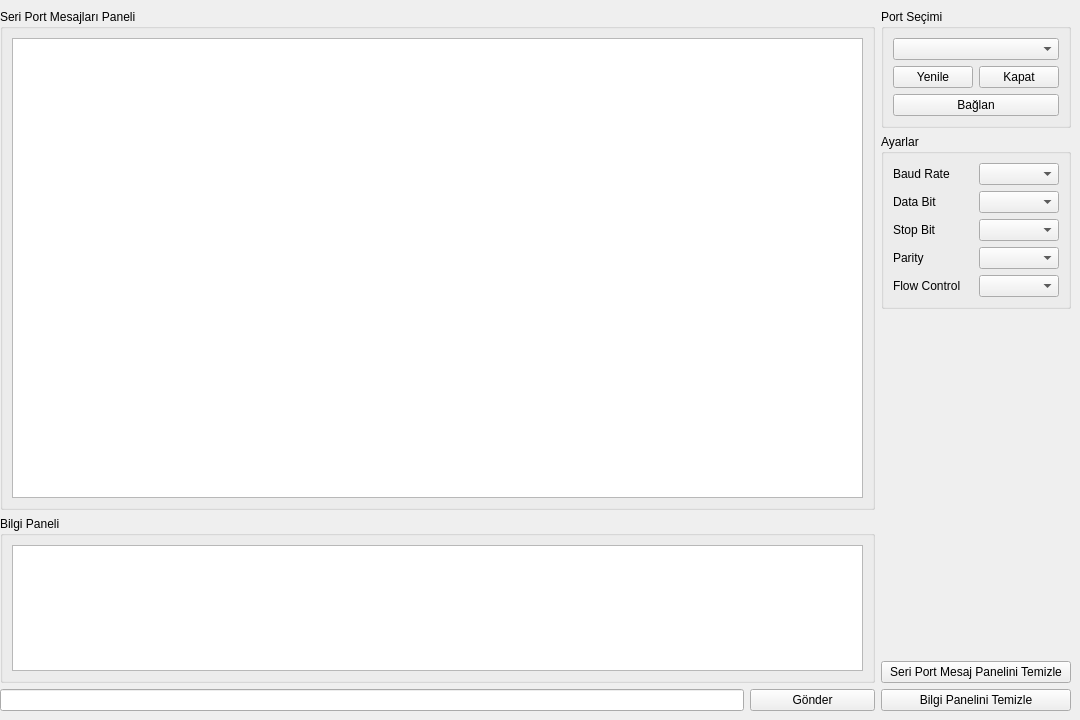
<?xml version="1.0" encoding="UTF-8"?>
<ui version="4.0">
 <class>MainWindow</class>
 <widget class="QMainWindow" name="MainWindow">
  <property name="geometry">
   <rect>
    <x>0</x>
    <y>0</y>
    <width>1080</width>
    <height>720</height>
   </rect>
  </property>
  <property name="windowTitle">
   <string>Form</string>
  </property>
  <widget class="QWidget" name="layoutWidget">
   <layout class="QHBoxLayout" name="horizontalLayout_17">
    <property name="sizeConstraint">
     <enum>QLayout::SetDefaultConstraint</enum>
    </property>
    <property name="leftMargin">
     <number>0</number>
    </property>
    <item>
     <layout class="QVBoxLayout" name="verticalLayout_6" stretch="3,1,0">
      <item>
       <widget class="QGroupBox" name="groupBox_4">
        <property name="title">
         <string>Seri Port Mesajları Paneli</string>
        </property>
        <layout class="QVBoxLayout" name="verticalLayout_2">
         <item>
          <widget class="QPlainTextEdit" name="serialMessages"/>
         </item>
        </layout>
       </widget>
      </item>
      <item>
       <widget class="QGroupBox" name="groupBox_3">
        <property name="title">
         <string>Bilgi Paneli</string>
        </property>
        <layout class="QVBoxLayout" name="verticalLayout">
         <item>
          <widget class="QPlainTextEdit" name="infoMessages"/>
         </item>
        </layout>
       </widget>
      </item>
      <item>
       <layout class="QHBoxLayout" name="horizontalLayout_3">
        <item>
         <widget class="QLineEdit" name="messageLine"/>
        </item>
        <item>
         <widget class="QPushButton" name="sendButton">
          <property name="minimumSize">
           <size>
            <width>125</width>
            <height>0</height>
           </size>
          </property>
          <property name="text">
           <string>Gönder</string>
          </property>
         </widget>
        </item>
       </layout>
      </item>
     </layout>
    </item>
    <item>
     <layout class="QVBoxLayout" name="verticalLayout_3">
      <item alignment="Qt::AlignTop">
       <widget class="QGroupBox" name="groupBox">
        <property name="enabled">
         <bool>true</bool>
        </property>
        <property name="sizePolicy">
         <sizepolicy hsizetype="Preferred" vsizetype="Preferred">
          <horstretch>0</horstretch>
          <verstretch>0</verstretch>
         </sizepolicy>
        </property>
        <property name="minimumSize">
         <size>
          <width>0</width>
          <height>0</height>
         </size>
        </property>
        <property name="title">
         <string>Port Seçimi</string>
        </property>
        <property name="checkable">
         <bool>false</bool>
        </property>
        <layout class="QVBoxLayout" name="verticalLayout_4">
         <item>
          <widget class="QComboBox" name="comPortBox">
           <property name="sizePolicy">
            <sizepolicy hsizetype="Preferred" vsizetype="Fixed">
             <horstretch>0</horstretch>
             <verstretch>0</verstretch>
            </sizepolicy>
           </property>
          </widget>
         </item>
         <item>
          <layout class="QHBoxLayout" name="horizontalLayout_2">
           <item>
            <widget class="QPushButton" name="refreshComsButton">
             <property name="text">
              <string>Yenile</string>
             </property>
            </widget>
           </item>
           <item>
            <widget class="QPushButton" name="disconnectButton">
             <property name="text">
              <string>Kapat</string>
             </property>
            </widget>
           </item>
          </layout>
         </item>
         <item>
          <widget class="QPushButton" name="connectButton">
           <property name="text">
            <string>Bağlan</string>
           </property>
          </widget>
         </item>
        </layout>
       </widget>
      </item>
      <item>
       <widget class="QGroupBox" name="groupBox_2">
        <property name="title">
         <string>Ayarlar</string>
        </property>
        <layout class="QVBoxLayout" name="verticalLayout_5">
         <item>
          <layout class="QHBoxLayout" name="horizontalLayout_4">
           <item>
            <widget class="QLabel" name="label_2">
             <property name="text">
              <string>Baud Rate</string>
             </property>
            </widget>
           </item>
           <item>
            <widget class="QComboBox" name="baudRateBox"/>
           </item>
          </layout>
         </item>
         <item>
          <layout class="QHBoxLayout" name="horizontalLayout_8">
           <item>
            <widget class="QLabel" name="label_5">
             <property name="text">
              <string>Data Bit</string>
             </property>
            </widget>
           </item>
           <item>
            <widget class="QComboBox" name="dataBitBox"/>
           </item>
          </layout>
         </item>
         <item>
          <layout class="QHBoxLayout" name="horizontalLayout_7">
           <item>
            <widget class="QLabel" name="label_4">
             <property name="text">
              <string>Stop Bit</string>
             </property>
            </widget>
           </item>
           <item>
            <widget class="QComboBox" name="stopBitBox"/>
           </item>
          </layout>
         </item>
         <item>
          <layout class="QHBoxLayout" name="horizontalLayout_6">
           <item>
            <widget class="QLabel" name="label_3">
             <property name="sizePolicy">
              <sizepolicy hsizetype="Preferred" vsizetype="Preferred">
               <horstretch>0</horstretch>
               <verstretch>0</verstretch>
              </sizepolicy>
             </property>
             <property name="text">
              <string>Parity</string>
             </property>
            </widget>
           </item>
           <item>
            <widget class="QComboBox" name="parityBox"/>
           </item>
          </layout>
         </item>
         <item>
          <layout class="QHBoxLayout" name="horizontalLayout_5">
           <item>
            <widget class="QLabel" name="label_6">
             <property name="enabled">
              <bool>true</bool>
             </property>
             <property name="sizePolicy">
              <sizepolicy hsizetype="Preferred" vsizetype="Preferred">
               <horstretch>0</horstretch>
               <verstretch>0</verstretch>
              </sizepolicy>
             </property>
             <property name="text">
              <string>Flow Control</string>
             </property>
             <property name="scaledContents">
              <bool>false</bool>
             </property>
            </widget>
           </item>
           <item>
            <widget class="QComboBox" name="flowControlBox"/>
           </item>
          </layout>
         </item>
        </layout>
       </widget>
      </item>
      <item>
       <spacer name="verticalSpacer_2">
        <property name="orientation">
         <enum>Qt::Vertical</enum>
        </property>
        <property name="sizeHint" stdset="0">
         <size>
          <width>20</width>
          <height>40</height>
         </size>
        </property>
       </spacer>
      </item>
      <item>
       <widget class="QPushButton" name="clearMessagePanelButton">
        <property name="text">
         <string>Seri Port Mesaj Panelini Temizle</string>
        </property>
       </widget>
      </item>
      <item>
       <widget class="QPushButton" name="clearInfoPanelButton">
        <property name="text">
         <string>Bilgi Panelini Temizle</string>
        </property>
       </widget>
      </item>
     </layout>
    </item>
   </layout>
  </widget>
 </widget>
 <resources/>
 <connections/>
</ui>
